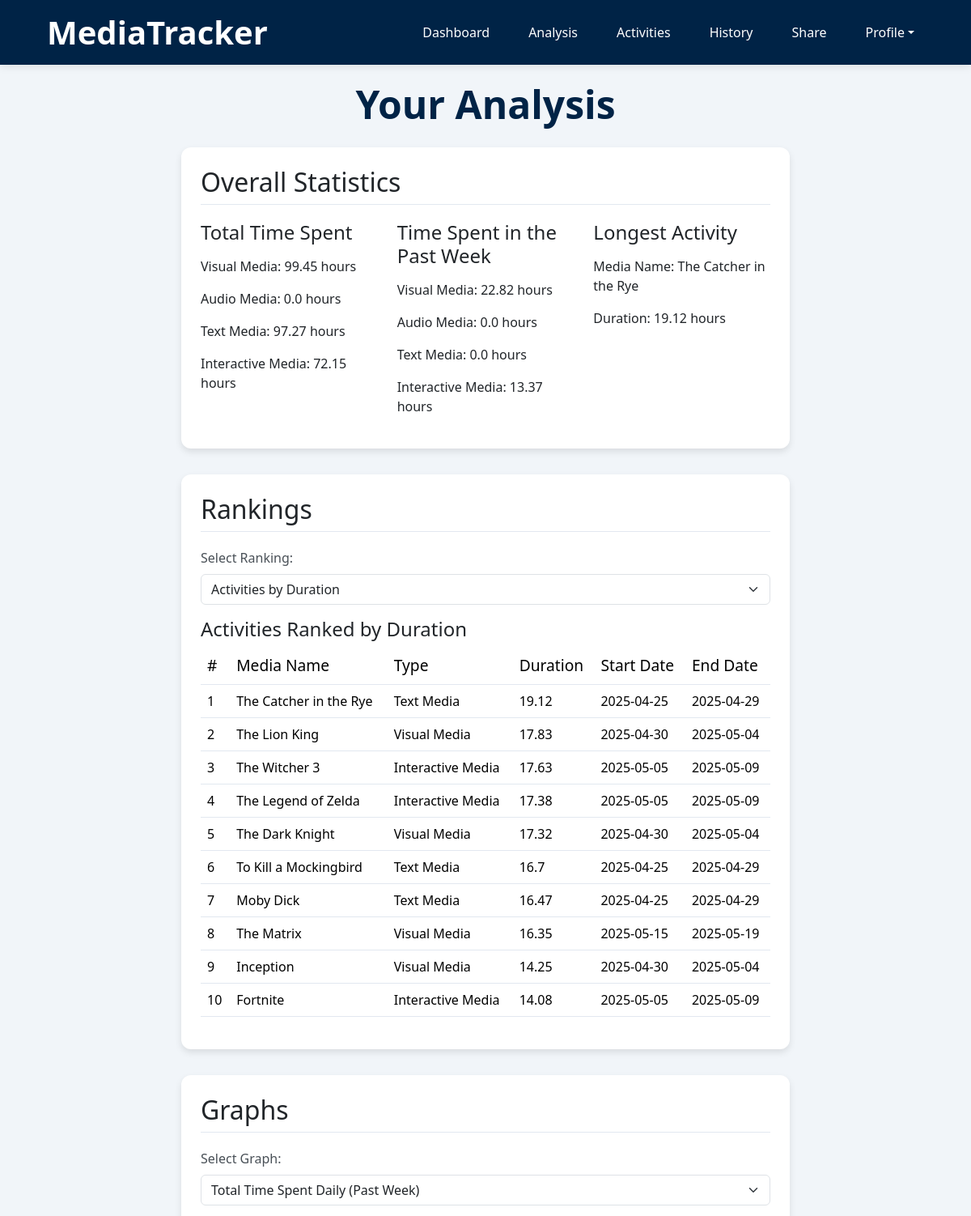
Before: /analysis (signed in, upper part) with the older database file.
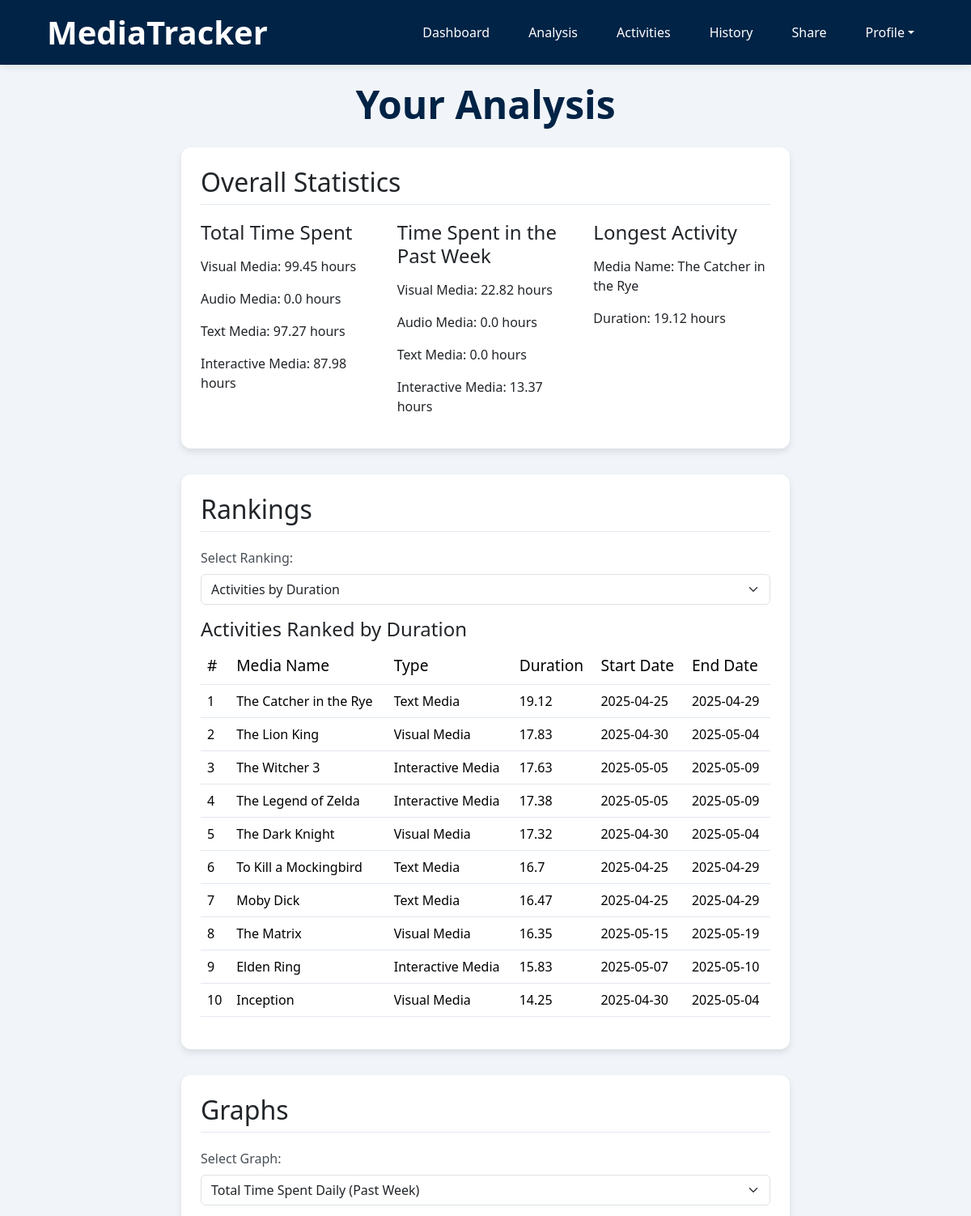
After: the same page with the newer database file.
### app/models.py (models this page shows)
class Activities(db.Model):
    __tablename__ = 'Activities'
    id = db.Column(db.Integer, primary_key=True)
    username = db.Column(db.String(80), db.ForeignKey('Users.username'), nullable=False)
    media_type = db.Column(db.String(50), nullable=False)
    media_subtype = db.Column(db.String(50), nullable=True)
    media_name = db.Column(db.String(120), nullable=False)
    status = db.Column(db.String(20), nullable=False, default='ongoing')
    start_date = db.Column(db.Date, nullable=True)
    end_date = db.Column(db.Date, nullable=True)
    rating = db.Column(db.Float, nullable=True)
    comment = db.Column(db.Text, nullable=True)
    media_entries = db.relationship('Entries', backref='activity')

### app/routes.py (the view)
@blueprint.route('/analysis', methods=['GET'])
@login_required
def analysis():
    result = get_analysis_page(current_user.username)
    if result: return result

### app/models.py (called while the page is built)
@login.user_loader
def load_user(username):
    return db.session.get(Users, username)

### app/templates/analysis.html (shortened to what this page needs)
{% extends "base.html" %}
{% block content %}
<div class="page-container">
    {% if current_user.username == username %}
        <h2 class="text-center page-title">Your Analysis</h2>
    {% else %}
        <h2 class="text-center page-title">{{ username }}'s Analysis</h2>
    {% endif %}
    <section class="section wow fadeInUp" data-wow-duration="0.2s" data-wow-delay="0.05s">
        <h2 class="section-header">Overall Statistics</h2>
        <div class="row">
            <div class="col-md-4">
                <h4>Total Time Spent</h4>
                <p>Visual Media: <span id="total-visual-media">{{ analysis_data.statistics.total_visual_media }} hours</span></p>
                <p>Audio Media: <span id="total-audio-media">{{ analysis_data.statistics.total_audio_media }} hours</span></p>
                <p>Text Media: <span id="total-text-media">{{ analysis_data.statistics.total_text_media }} hours</span></p>
                <p>Interactive Media: <span id="total-interactive-media">{{ analysis_data.statistics.total_interactive_media }} hours</span></p>
            </div>
            <div class="col-md-4">
                <h4>Time Spent in the Past Week</h4>
                <p>Visual Media: <span id="week-visual-media">{{ analysis_data.statistics.week_visual_media }} hours</span></p>
                <p>Audio Media: <span id="week-audio-media">{{ analysis_data.statistics.week_audio_media }} hours</span></p>
                <p>Text Media: <span id="week-text-media">{{ analysis_data.statistics.week_text_media }} hours</span></p>
                <p>Interactive Media: <span id="week-interactive-media">{{ analysis_data.statistics.week_interactive_media }} hours</span></p>
            </div>
            <div class="col-md-4">
                <h4>Longest Activity</h4>
                <p>Media Name: <span id="longest-activity-name">{{ analysis_data.statistics.longest_activity.media_name }}</span></p>
                <p>Duration: <span id="longest-activity-duration">{{ analysis_data.statistics.longest_activity.duration }} hours</span></p>
            </div>
        </div>
    </section>
    <section class="section wow fadeInUp" data-wow-duration="0.2s" data-wow-delay="0.1s">
        <h2 class="section-header">Rankings</h2>
        <div class="mb-3">
            <label for="ranking-select" class="form-label">Select Ranking:</label>
            <select id="ranking-select" class="form-select">
                <option value="activities-duration">Activities by Duration</option>
            </select>
        </div>
        <div id="ranking-view">
            <h4>Activities Ranked by Duration</h4>
            <table class="table">
                <thead>
                    <tr>
                        <th>#</th>
                        <th>Media Name</th>
                        <th>Type</th>
                        <th>Duration</th>
                        <th>Start Date</th>
                        <th>End Date</th>
                    </tr>
                </thead>
                <tbody>
                    {% for activity in analysis_data.rankings.activities_by_duration %}
                    <tr>
                        <td>{{ loop.index }}</td>
                        <td>{{ activity.media_name }}</td>
                        <td>{{ activity.media_type }}</td>
                        <td>{{ activity.total_duration }}</td>
                        <td>{{ activity.start_date }}</td>
                        <td>{{ activity.end_date }}</td>
                    </tr>
                    {% endfor %}
                </tbody>
            </table>
        </div>
    </section>
    <section class="section wow fadeInUp" data-wow-duration="0.2s" data-wow-delay="0.05s">
        <h2 class="section-header">Graphs</h2>
        <div class="mb-3">
            <label for="graph-select" class="form-label">Select Graph:</label>
            <select id="graph-select" class="form-select">
                <option value="daily-time">Total Time Spent Daily (Past Week)</option>
            </select>
        </div>
    </section>
</div>
{% endblock %}

Changed rows visible on the page:
no longer on this page (row unchanged): Activities: media_name "Fortnite", media_type "Interactive Media", total_duration "14.08", start_date "2025-05-05", end_date "2025-05-09"
added Activities: media_name "Elden Ring", media_type "Interactive Media", total_duration "15.83", start_date "2025-05-07", end_date "2025-05-10"
Other visible differences:
{{ analysis_data.statistics.total_interactive_media }}: "72.15" → "87.98"
